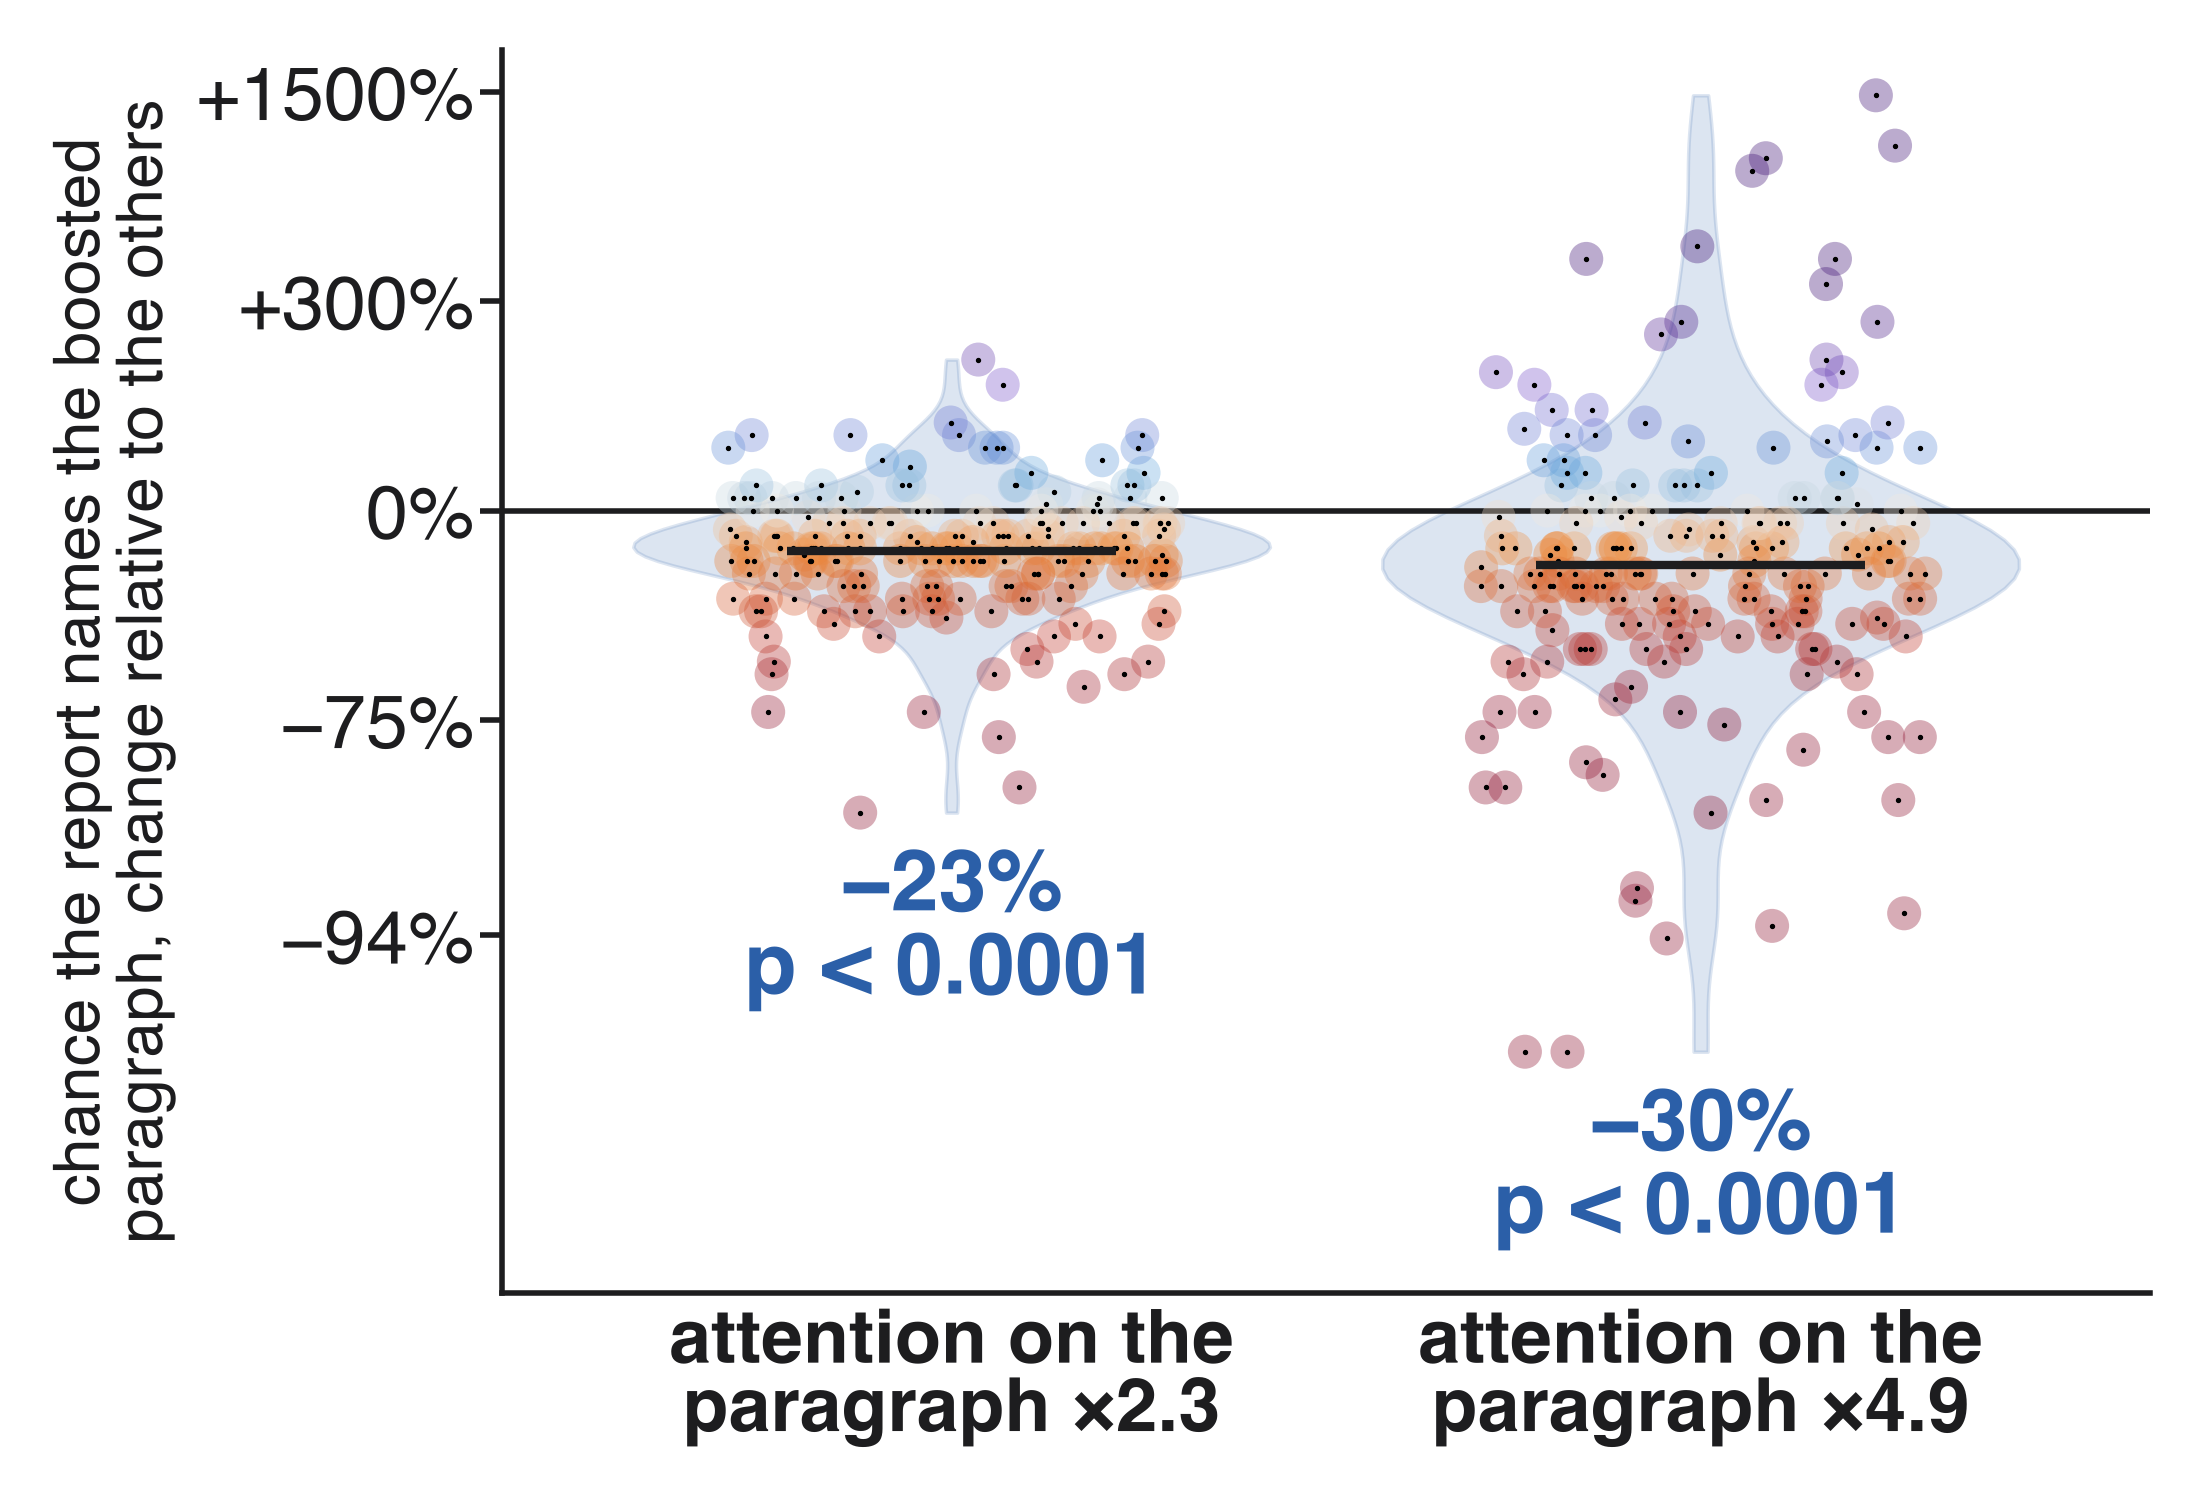

Here is the Python script that generated this plot:
"""Steered vs unsteered: change in log-prob that Qwen3-32B names the boosted paragraph when asked where it attended,
minus the mean change for the other paragraphs (the question paragraph excluded in QA). Arithmetic prompts, answers identical to no boost.
Paired per question; p from a sign-flip permutation test (2,000,000 random flips, +1 correction), no distribution assumed.
Drawn on the log-prob scale, labelled as % change = exp(.) - 1 (relative to the other paragraphs); black line and big label = the mean;
dots coloured by their % change on the shared scale (pal.pct_colour). Labels [P1]..[P4] in slot order and options in order (attn_intro.py)."""
import json, sys, numpy as np, matplotlib
matplotlib.use("Agg"); import matplotlib.pyplot as plt
import os
OUT=os.path.dirname(os.path.abspath(__file__))+"/"; R=os.path.join(OUT,"..","results","qwen3-32b")+"/"
sys.path.insert(0,OUT); from pal import INK, pct_colour
import math
plt.rcParams.update({"font.family":"Helvetica","font.size":60,"text.color":INK,"axes.labelcolor":INK,"xtick.color":INK,"ytick.color":INK,"axes.edgecolor":INK})
A=json.load(open(R+"A.json")); A2=json.load(open(R+"A2.json")); byid={r["id"]:r for r in A}
def spec(d,r):
    o=[m for m in range(4) if m!=r["k"] and (r["task"]!="qa" or m!=r["j"])]; return d[r["k"]]-np.mean([d[m] for m in o])
def boot(x,NB=20000):
    g=np.random.default_rng(0); s=x[g.integers(0,len(x),(NB,len(x)))].mean(1); return x.mean(),np.percentile(s,2.5),np.percentile(s,97.5)
def signflip(x,N=2_000_000,chunk=200_000):
    g=np.random.default_rng(1); obs=abs(x.mean()); hit=0
    for _ in range(N//chunk):
        s=g.choice([-1.0,1.0],size=(chunk,len(x))); hit+=int((np.abs((s*x).mean(1))>=obs-1e-15).sum())
    return (hit+1)/(N+1)
cols=[]
for b,lab in [(1.0,"attention on the\nparagraph ×2.3"),(2.0,"attention on the\nparagraph ×4.9")]:
    rs=[r for r in A2 if r["task"]=="arith" and r["b"]==b]; bs=[byid[r["id"]] for r in rs]
    x=np.array([spec(np.array(r["rep_lp"])-np.array(b0["rep_lp"]),r) for r,b0 in zip(rs,bs) if r["ans"].strip()==b0["ans"].strip()])
    p=signflip(x); cols.append((lab,x,p)); print(lab.replace("\n"," "),len(x),boot(x),"p",p)
fig,a=plt.subplots(figsize=(22,15)); rng=np.random.default_rng(2); COL="#2B5FA8"   # the answer-time boost colour of privileged.png
neg=lambda t: t.replace("-","\u2212")
allv=np.concatenate([c[1] for c in cols])
for i,(lab,x,p) in enumerate(cols):
    m,lo,hi=boot(x); print(lab.replace("\n"," "),f"{100*(math.exp(m)-1):+.1f}% [{100*(math.exp(lo)-1):+.1f}, {100*(math.exp(hi)-1):+.1f}]")
    vv=a.violinplot([x],positions=[i],widths=0.85,showextrema=False)
    for bb in vv["bodies"]: bb.set_facecolor(COL); bb.set_alpha(0.16); bb.set_edgecolor(COL); bb.set_linewidth(2.5)
    xj=i+rng.uniform(-0.3,0.3,len(x)); a.scatter(xj,x,s=600,c=pct_colour(np.exp(x)),alpha=0.35,edgecolors="none",zorder=3); a.scatter(xj,x,s=8,color="black",zorder=4)
    a.plot([i-0.22,i+0.22],[m,m],color=INK,lw=6,zorder=6,solid_capstyle="butt")
    ps="p < 0.0001" if p<1e-4 else f"p = {p:.4f}"
    a.text(i,x.min()-0.15,neg(f"{100*(math.exp(m)-1):+.0f}%")+f"\n{ps}",ha="center",va="top",fontsize=62,fontweight="bold",color=COL,linespacing=1.15)
a.axhline(0,color=INK,lw=4,zorder=2)
a.set_xticks([0,1]); a.set_xticklabels([c[0] for c in cols],fontsize=62,fontweight="bold",linespacing=1.1)
a.set_ylabel("chance the report names the boosted\nparagraph, change relative to the others",fontsize=46,labelpad=14)
a.set_ylim(allv.min()-1.6,allv.max()+0.3); a.set_xlim(-0.6,1.6)
TV=[-94,-75,0,300,1500]   # x1/16, x1/4, x1, x4, x16: evenly spaced on the log scale
a.set_yticks([math.log(1+t/100) for t in TV]); a.set_yticklabels([neg(f"{t:+d}%") if t else "0%" for t in TV])
for s in ["top","right"]: a.spines[s].set_visible(False)
a.spines["left"].set_linewidth(4); a.spines["bottom"].set_linewidth(4); a.tick_params(width=4,length=16,labelsize=54); a.tick_params(axis="x",length=0)
fig.tight_layout(pad=0.6); fig.savefig(OUT+"trace3.png",dpi=100,facecolor="white"); fig.savefig(OUT+"trace3.jpg",dpi=100,facecolor="white")
